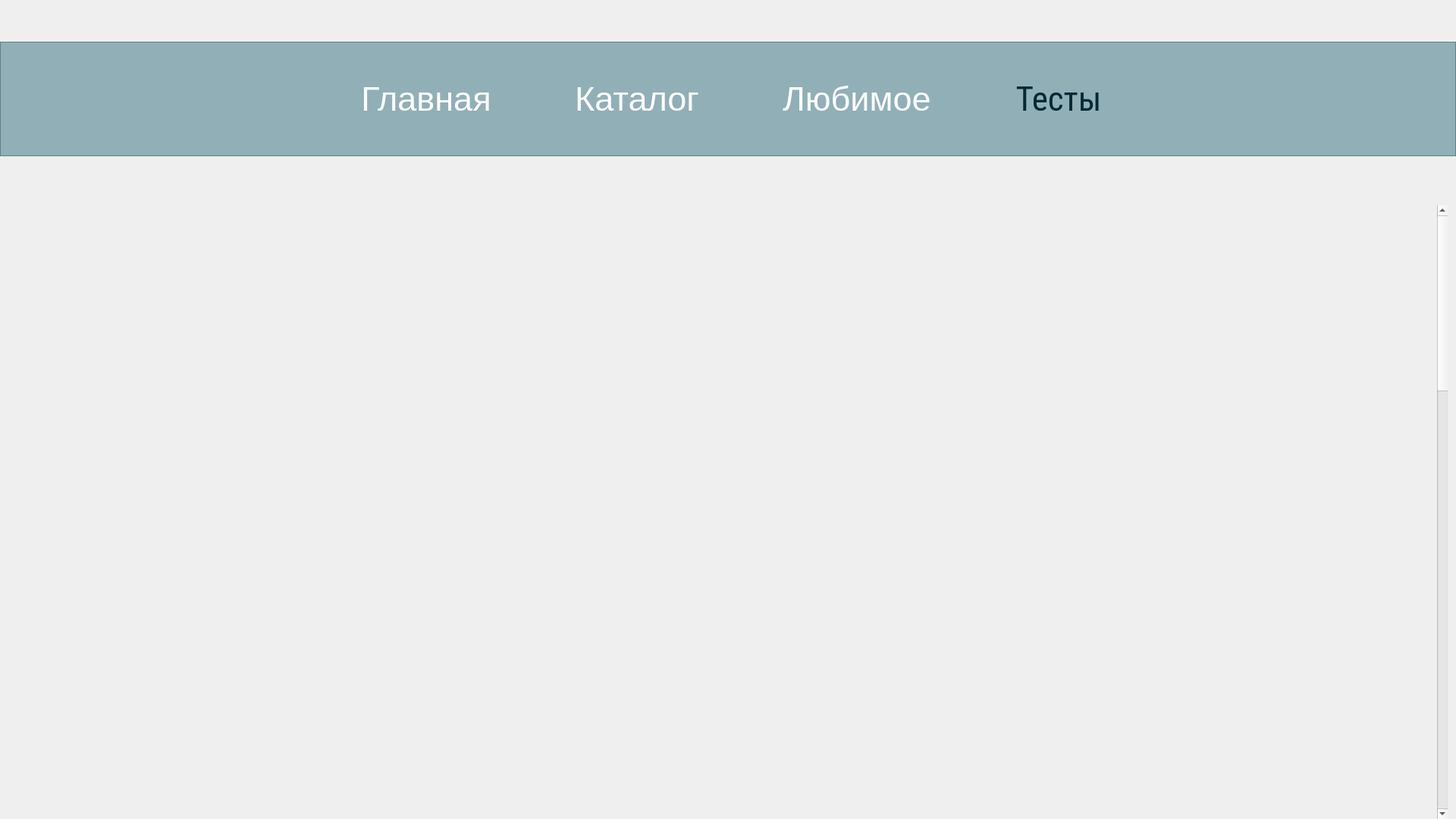
<?xml version="1.0" encoding="UTF-8"?>
<ui version="4.0">
 <class>TestsForm</class>
 <widget class="QWidget" name="TestsForm">
  <property name="geometry">
   <rect>
    <x>0</x>
    <y>0</y>
    <width>1920</width>
    <height>1080</height>
   </rect>
  </property>
  <property name="windowTitle">
   <string>Form</string>
  </property>
  <widget class="QLabel" name="backgroundLabel">
   <property name="geometry">
    <rect>
     <x>0</x>
     <y>0</y>
     <width>1920</width>
     <height>1080</height>
    </rect>
   </property>
   <property name="text">
    <string/>
   </property>
  </widget>
  <widget class="QFrame" name="menuframe">
   <property name="geometry">
    <rect>
     <x>0</x>
     <y>55</y>
     <width>1920</width>
     <height>151</height>
    </rect>
   </property>
   <property name="layoutDirection">
    <enum>Qt::LayoutDirection::LeftToRight</enum>
   </property>
   <property name="styleSheet">
    <string notr="true">QFrame {
   background-color: rgba(0, 77, 98, 100);
 /* Цвет с прозрачностью */
}

</string>
   </property>
   <property name="frameShape">
    <enum>QFrame::Shape::StyledPanel</enum>
   </property>
   <property name="frameShadow">
    <enum>QFrame::Shadow::Raised</enum>
   </property>
   <widget class="QWidget" name="horizontalLayoutWidget">
    <property name="geometry">
     <rect>
      <x>2</x>
      <y>0</y>
      <width>1926</width>
      <height>151</height>
     </rect>
    </property>
    <layout class="QHBoxLayout" name="horizontalLayout">
     <property name="spacing">
      <number>110</number>
     </property>
     <property name="sizeConstraint">
      <enum>QLayout::SizeConstraint::SetDefaultConstraint</enum>
     </property>
     <property name="leftMargin">
      <number>474</number>
     </property>
     <property name="rightMargin">
      <number>474</number>
     </property>
     <item>
      <widget class="QPushButton" name="btnMain">
       <property name="styleSheet">
        <string notr="true">QPushButton {
    font-family: url(:/fonts/Roboto_Condensed-Regular.ttf);
    font-size: 45px;
    color: white;
    background-color: transparent;
    border: none;
    transition: all 0.3s ease;
}

QPushButton:hover {
    color: #002935; /* При наведении */
}</string>
       </property>
       <property name="text">
        <string>Главная</string>
       </property>
      </widget>
     </item>
     <item>
      <widget class="QPushButton" name="btnCatalog">
       <property name="styleSheet">
        <string notr="true">QPushButton {
    font-family: url(:/fonts/Roboto_Condensed-Regular.ttf);
    font-size: 45px;
    color: white;
    background-color: transparent;
    border: none;
    transition: all 0.3s ease;
}

QPushButton:hover {
    color: #002935; /* При наведении */
}</string>
       </property>
       <property name="text">
        <string>Каталог</string>
       </property>
      </widget>
     </item>
     <item>
      <widget class="QPushButton" name="btnFavorite">
       <property name="styleSheet">
        <string notr="true">QPushButton {
    font-family: url(:/fonts/Roboto_Condensed-Regular.ttf);
    font-size: 45px;
    color: white;
    background-color: transparent;
    border: none;
    transition: all 0.3s ease;
}

QPushButton:hover {
    color: #002935; /* При наведении */
}</string>
       </property>
       <property name="text">
        <string>Любимое</string>
       </property>
      </widget>
     </item>
     <item>
      <widget class="QPushButton" name="btnTests">
       <property name="styleSheet">
        <string notr="true">QPushButton {
    font-family: Roboto Condensed, sans-serif;
    font-size: 45px;
    color: #002935;
    background-color: transparent;
    border: none;
}
</string>
       </property>
       <property name="text">
        <string>Тесты</string>
       </property>
      </widget>
     </item>
    </layout>
   </widget>
  </widget>
  <widget class="QScrollArea" name="scrollArea">
   <property name="geometry">
    <rect>
     <x>-10</x>
     <y>270</y>
     <width>1920</width>
     <height>811</height>
    </rect>
   </property>
   <property name="styleSheet">
    <string notr="true">QScrollArea {
    background-color: transparent;
}

QWidget#scrollAreaWidgetContents {
    background-color: transparent;
}
</string>
   </property>
   <property name="verticalScrollBarPolicy">
    <enum>Qt::ScrollBarPolicy::ScrollBarAlwaysOn</enum>
   </property>
   <property name="horizontalScrollBarPolicy">
    <enum>Qt::ScrollBarPolicy::ScrollBarAlwaysOff</enum>
   </property>
   <property name="widgetResizable">
    <bool>true</bool>
   </property>
   <widget class="QWidget" name="scrollAreaWidgetContents">
    <property name="geometry">
     <rect>
      <x>0</x>
      <y>0</y>
      <width>1904</width>
      <height>2740</height>
     </rect>
    </property>
    <property name="minimumSize">
     <size>
      <width>0</width>
      <height>2740</height>
     </size>
    </property>
    <widget class="QWidget" name="cardContainer" native="true">
     <property name="geometry">
      <rect>
       <x>0</x>
       <y>0</y>
       <width>1920</width>
       <height>2740</height>
      </rect>
     </property>
     <property name="minimumSize">
      <size>
       <width>0</width>
       <height>2740</height>
      </size>
     </property>
     <property name="styleSheet">
      <string notr="true">
QFrame {
    background-color: transparent;
}</string>
     </property>
     <widget class="QWidget" name="verticalLayoutWidget">
      <property name="geometry">
       <rect>
        <x>0</x>
        <y>0</y>
        <width>1911</width>
        <height>2741</height>
       </rect>
      </property>
      <layout class="QVBoxLayout" name="verticalLayout">
       <property name="spacing">
        <number>75</number>
       </property>
       <property name="leftMargin">
        <number>308</number>
       </property>
       <property name="rightMargin">
        <number>311</number>
       </property>
       <property name="bottomMargin">
        <number>84</number>
       </property>
      </layout>
     </widget>
    </widget>
   </widget>
  </widget>
 </widget>
 <resources/>
 <connections/>
</ui>
